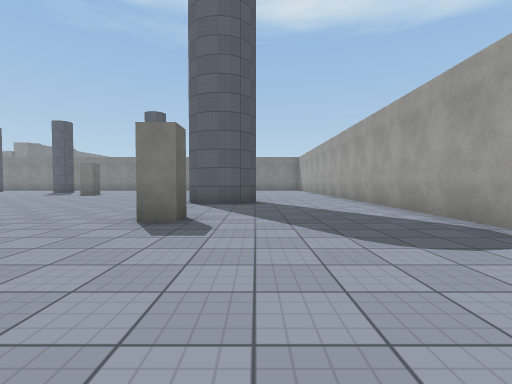
view 1 (above)

24 first-person views from a walk through a 3-D level made in the Unity game engine. The camera is 1.2 m above the floor, tilts 2° down and sees 85° across. The floor is counted in squares, 2 m on a side. Each view is taken from the middle of a square. On the plan, view 1 faces up. The plan holds only what a view shows up to about 9 squares ahead; the rest is blank. The place goes on beyond the plan. The player is left out. Some animated figures are not drawn. Surface patterns are stand-ins for the level's own textures.

view 2
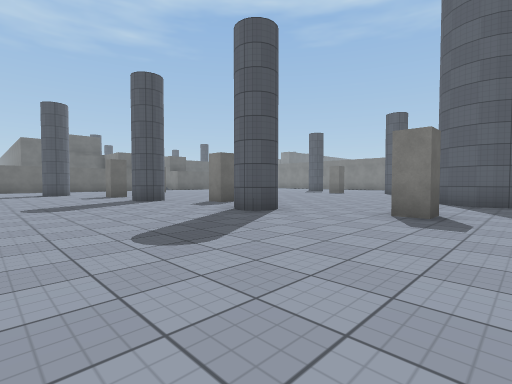

view 3
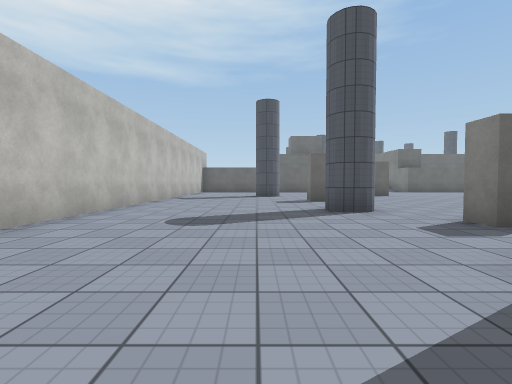

view 4
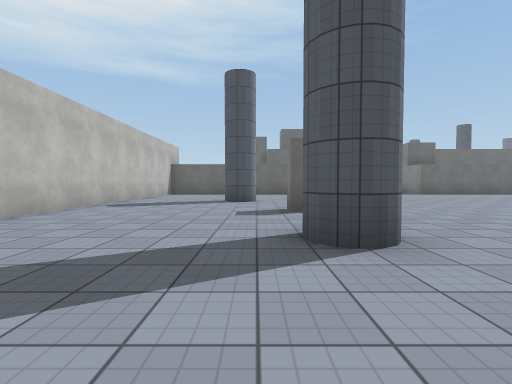

view 5
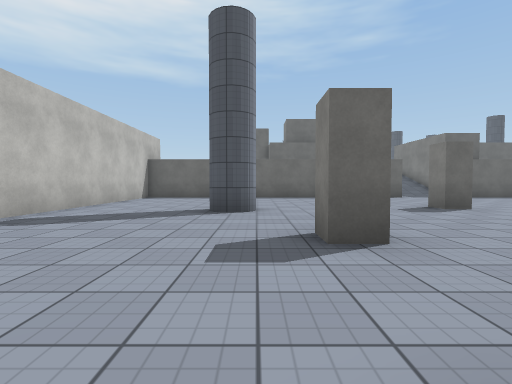

view 6
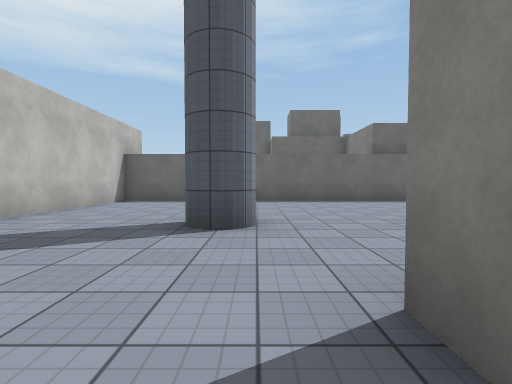

view 7
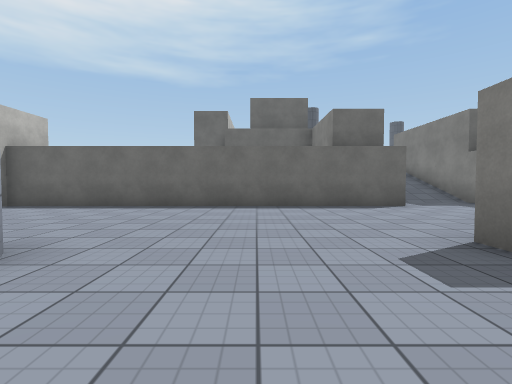

view 8
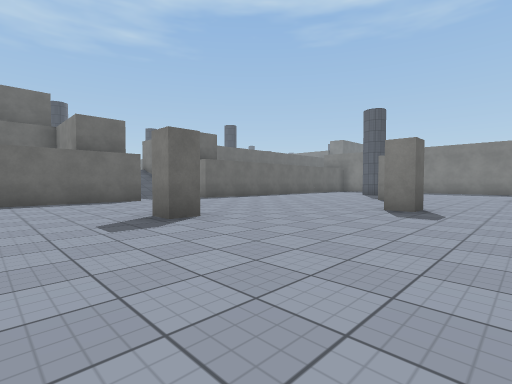

view 9
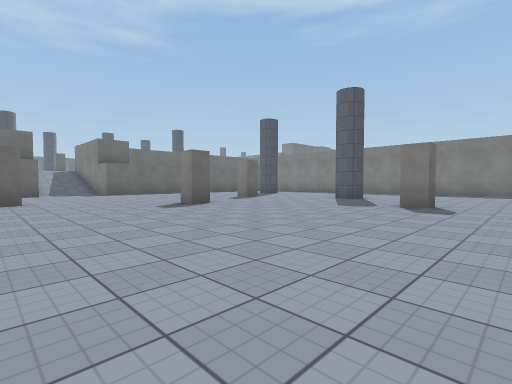

view 10
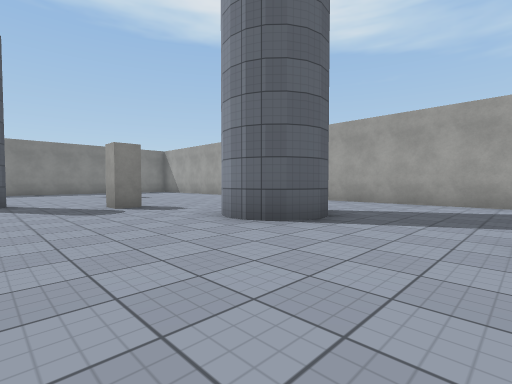

view 11
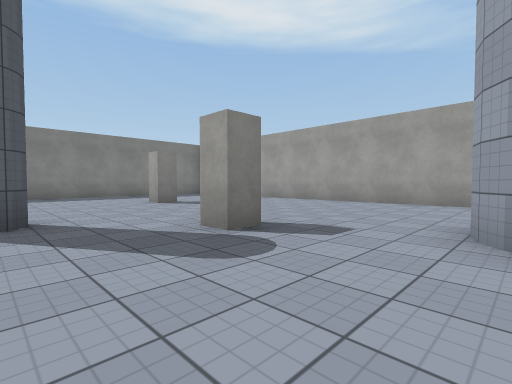

view 12
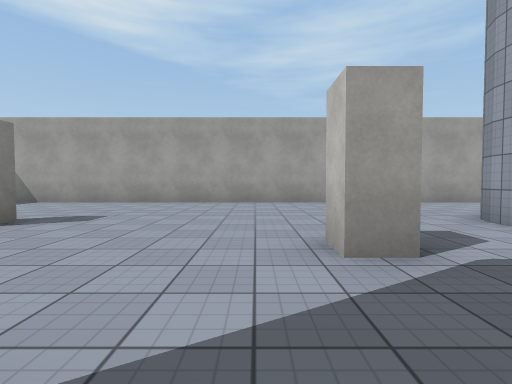

view 13
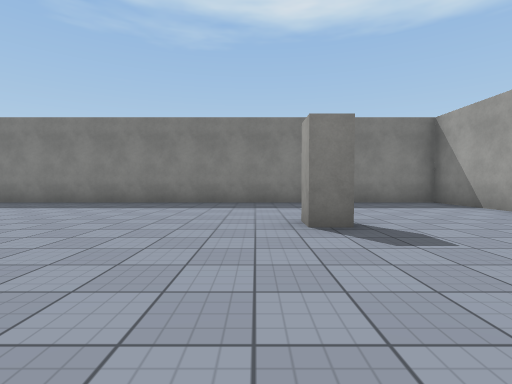

view 14
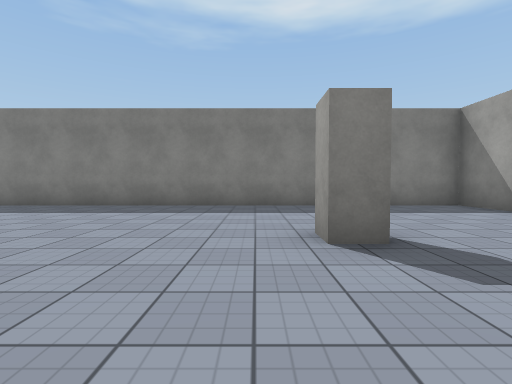

view 15
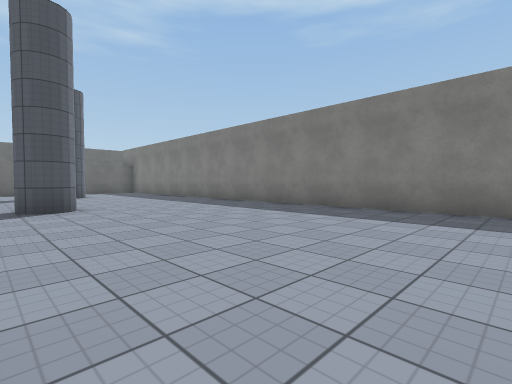

view 16
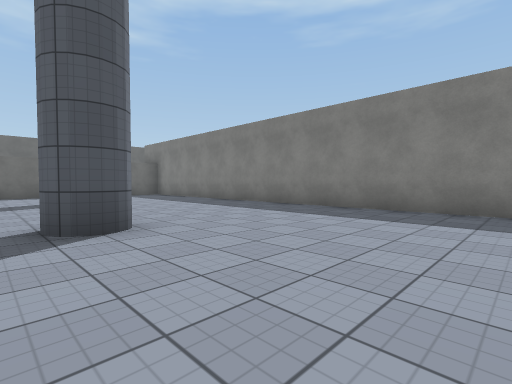

view 17
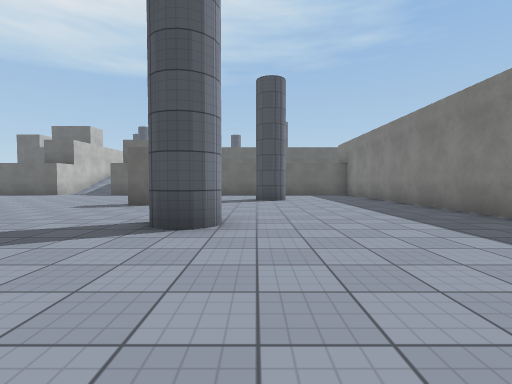

view 18
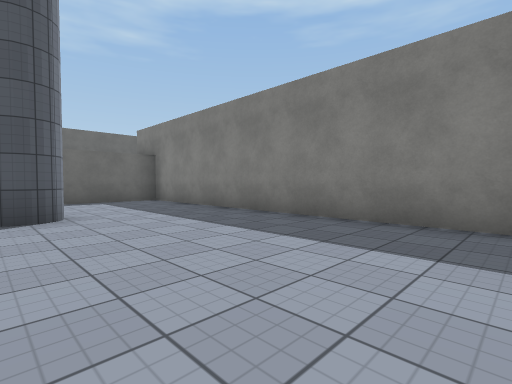

view 19
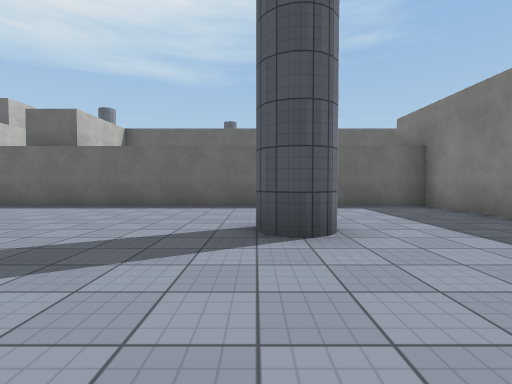

view 20
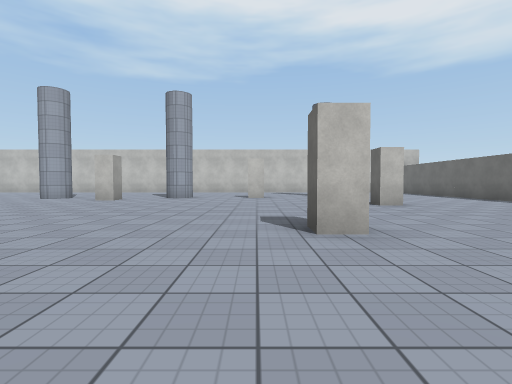

view 21
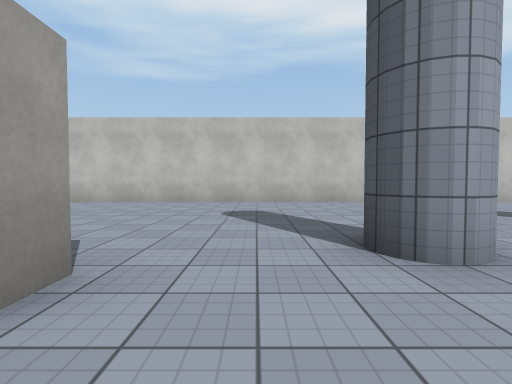

view 22
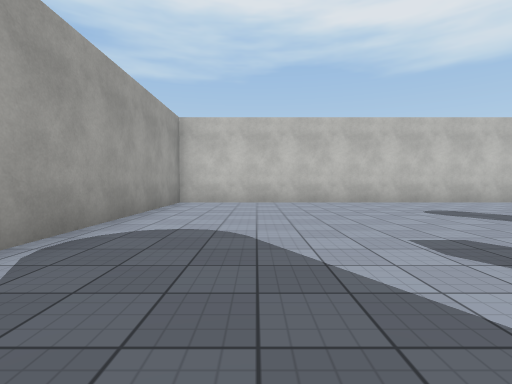

view 23
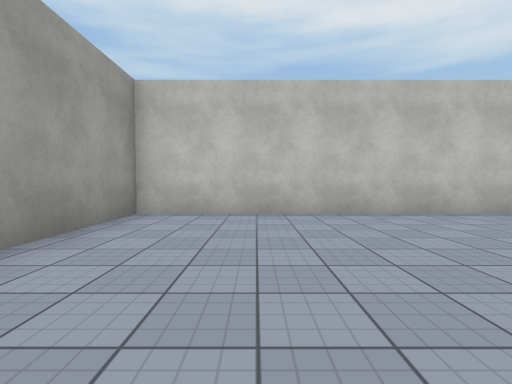

view 24
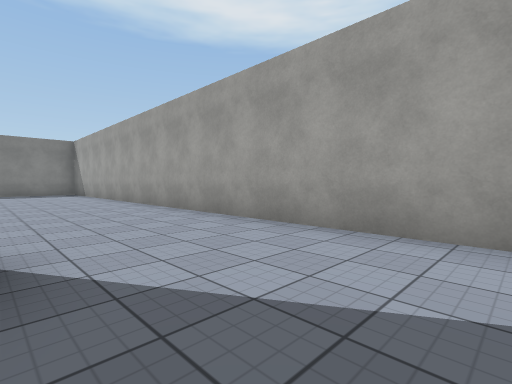

### Floor plan
Points are (right, up) in squares from view 1. A wall is a line through its corners. A room is listed if a view was taken in it or the views show most of it. See-through windows are left out.
Room 1 (views 1, 2, 3, 4, 5, 6, 7, 8, 9, 10, 11, 12, 13, 14, 15, 16, 17, 18, 19, 20, 21, 22, 23, 24)
walls: (-13.4, 10.8) (-12.7, 10.8) (-12.7, 10.2) (-13.4, 10.2); (-6.7, 4.8) (-6.7, 4.2) (-7.4, 4.2); (-7.6, 13.8) (-7.7, 13.2) (-8.4, 13.2); (-11.7, 3.4) (-11.7, 2.7) (-12.4, 2.7); (-2, 8.5) (-1.9, 9.1) (-1.3, 9.5) (-0.8, 9.5) (-0.5, 9.4); (-15.9, 6.8) (-15.2, 6.8) (-15.2, 6.2) (-15.9, 6.2); (-2.1, 11.7) (-2.8, 11.7) (-2.8, 12.3) (-2.1, 12.3); (-14.2, 14.4) (-14.2, 13.6); (-1.2, 4.9) (-1.2, 4.2) (-1.8, 4.2) (-1.8, 4.8); (-0.1, 8) (-0.4, 7.7) (-0.8, 7.5) (-1.4, 7.6); (-20, 7.8) (-20, -2.2) (3.3, -2.2) (3.3, 21.3) (-20, 21.3) (-20, 18.6); (-0.6, 16.7) (-1.3, 16.7) (-1.3, 17.4); (-20.9, 10.2) (-22.1, 10.2); (-20, 17.1) (-20, 10.5)

Positions as (right, up) in squares from view 1, and headings:
1: (0, 0), facing up
2: (0, -1), facing up-left
3: (-3, 1), facing left
4: (-6, 2), facing left
5: (-9, 2), facing left
6: (-11, 2), facing left
7: (-13, 4), facing left
8: (-11, 4), facing up-left
9: (-6, 6), facing up-left
10: (-5, 5), facing up-right
11: (-5, 9), facing up-right
12: (-5, 13), facing right
13: (-2, 13), facing up
14: (-2, 14), facing up
15: (-4, 15), facing up-left
16: (-7, 15), facing up-left
17: (-7, 17), facing left
18: (-11, 17), facing up-left
19: (-13, 17), facing left
20: (-12, 14), facing down
21: (-3, 6), facing down
22: (1, 6), facing down
23: (1, 3), facing down
24: (0, 6), facing up-right
